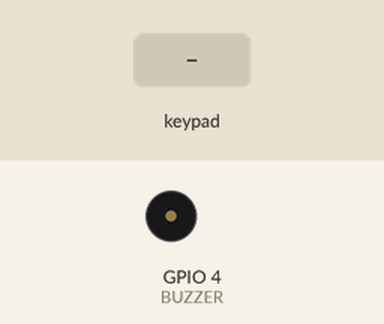
Recording of a sketch running on a simulated ESP32. Shown: buzzer (waves = sounding). The test bench sets the inputs (shaded band).

Above: at 1.2 s.
1.3 s: keypad keys 1 8 5 1 7 1 6 pressed 0.4 s apart
At 1.43 s:
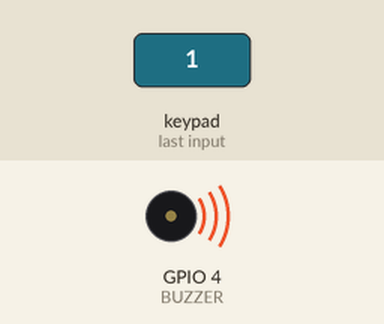
5.6 s: key 'f' pressed
At 6.5 s:
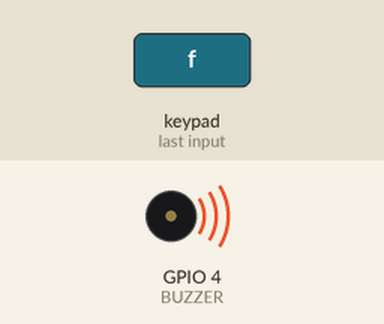
7.1 s: key '1' pressed
At 8.5 s:
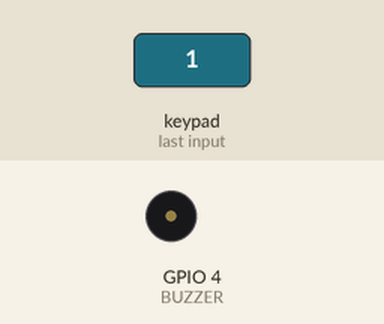
Timing chart, 0 to 10.1 s (numbered marks = the images above; inputs shaded):
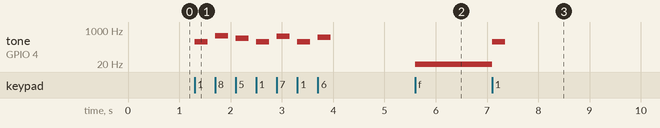

Measured:
- after the input at 1.3 s, tone on GPIO 4 (BUZZER): plays 262 Hz for 0.25 s, 524 Hz for 0.25 s, 392 Hz for 0.25 s, 262 Hz for 0.25 s, 494 Hz for 0.25 s, 262 Hz for 0.25 s … (7 notes in this stretch), starting at once
- after the input at 5.6 s, tone on GPIO 4 (BUZZER): silent → 8 Hz at once
- after the input at 7.1 s, tone on GPIO 4 (BUZZER): 8 Hz → 262 Hz at once, → silent 0.25 s later

The sketch:

Organ.ino
```cpp
/*************************************************************
 *                   MINI ELECTRONIC ORGAN
 *                   =====================
 *
 * In this project a 4x4 keypad is connected to the ESP32 Devkitc
 * boars. In addition, a passive buzzer is connected to GPIO
 * port 17. The program configures the keypad so that the
 * musical notes for one octave can be played by using the
 * keypad.
 *
 * The keypad is configured as follows (A to G are the musical
 * notes):
 * C4  D4  E4  F4
 * G4  A4  B4  C5
 * C4# D4# F4# G4#
 * A4#
 *
 *
 * File:   Organ
 * Date:   July 2017
 * Author: Dogan Ibrahim
 *************************************************************/
#include "Keypad.h"                       // Include Keypad library
#define BUZZER 4
int Notes[] = {0,262,294,330,349,392,440,494,524,277,311,370,415,466};

//
// Define PWM parameters
//
int duty = 127;                           // Duty cycle (50%)
int resolution = 8;                       // 8 bit resolution
int channel = 0;                          // Channel 0
int freq = 1000;                          // To start with
//
// Define Keypad parameters
//
const byte Rows = 4;                      // Number of rows
const byte Cols = 4;                      // Number of columns
//
// Define the keymap on the keypad
//
char keys[Rows][Cols] =
{
  {'1', '2', '3', '4'},
  {'5', '6', '7', '8'},
  {'9', 'a', 'b', 'c'},
  {'d', 'e', 'f', 'g'}
  };
//
// Define the Keypad connections for the rows and columns
//
byte rowPins[Rows] = {18, 5, 17, 16};             // Rows 1 to 4
byte colPins[Cols] = {19, 21, 22, 23};            // Cols 1 to 4
//
// Initialize the Keypad library with the row and columns defs.
// Here, we have to specify the key map name (keys), row pin
// assignments to GPIO ports (rowPins), and the column pin
// assignments to GPIO ports (colPins)
//
Keypad kpd=Keypad(makeKeymap(keys),rowPins,colPins,Rows,Cols);

//
// Configure BUZZER as an output port. Also, configure the PWM
//
void setup()
{
   pinMode(BUZZER, OUTPUT);
   ledcSetup(channel, freq, resolution);
   ledcAttachPin(BUZZER, channel);
}

//
// Inside the main program, look for a key press. When a key is
// pressed, get its code, convert to a number, find the frequency
// corresponding to this number, and then activate the buzzer by
// sending it the reuired frequency. The buzzer sounds for 150 ms
// where after this time the buzzer stops.
//
void loop()
{
   char keypressed = kpd.getKey();              // Look for key press
   if(keypressed != NO_KEY)                     // If a key is pressed
   {
       if(keypressed >= 'a')                    // Convert to a number
           keypressed = keypressed - 'a' + 10;
       else keypressed -= '0';

       freq = Notes[keypressed];                // Get the frequency
       ledcWriteTone(channel, freq);            // Start buzzer
       delay(250);                              // Sound for 250 ms
       ledcWrite(channel, 0);                   // Stop buzzer
   }
}
```
